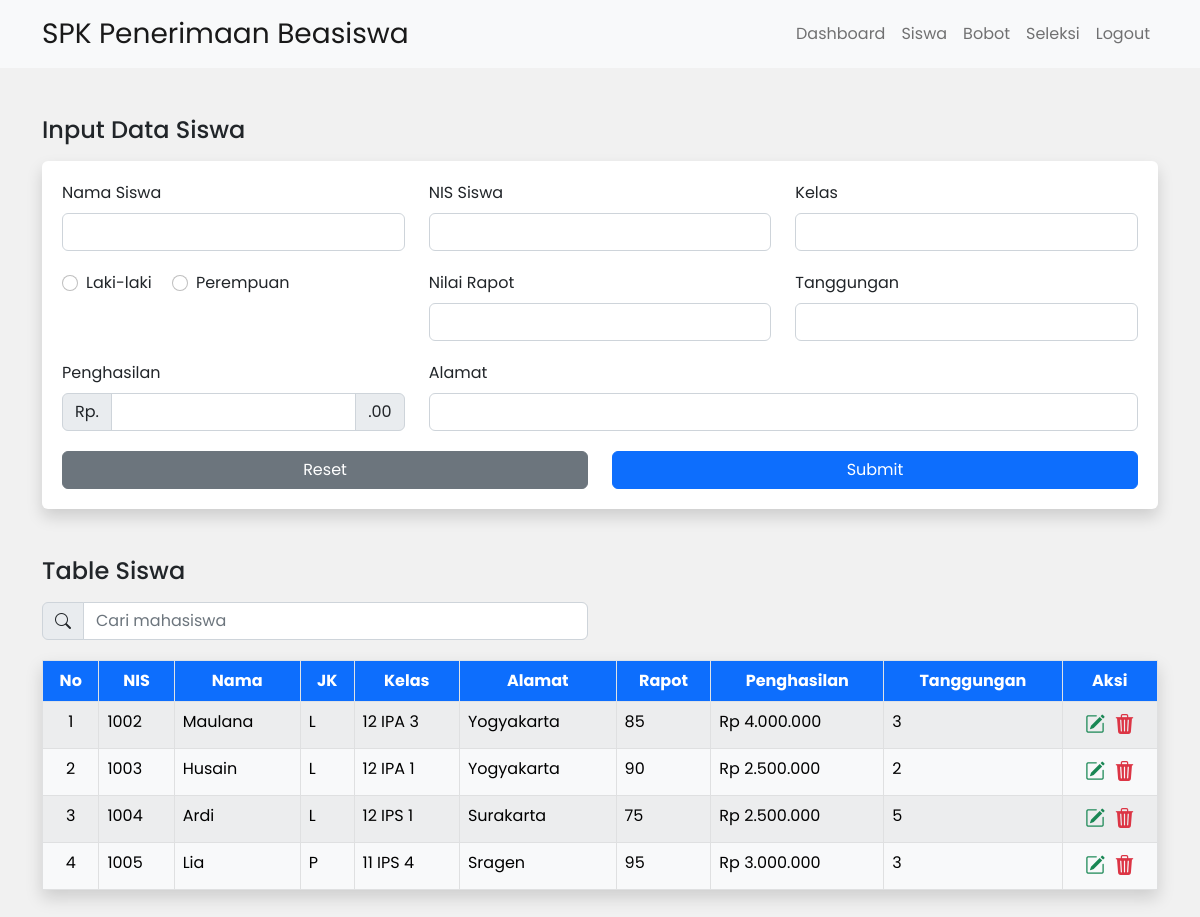
The app's page /siswa_page.php (signed in) with its own data.
### tables this page shows
CREATE TABLE `siswa` (
  `id` int(11) NOT NULL,
  `nama` varchar(50) NOT NULL,
  `nis` varchar(50) NOT NULL,
  `jk` enum('L','P') NOT NULL,
  `alamat` varchar(255) NOT NULL,
  `kelas` varchar(50) NOT NULL,
  `nilai_rapot` int(3) NOT NULL,
  `penghasilan` int(12) NOT NULL,
  `tanggungan` int(2) NOT NULL,
  `nilai_saw` double(5,4) NOT NULL
);

### src/koneksi.php (called while the page is built, shortened)
<?php
function rupiah($angka){
	$hasil_rupiah = "Rp " . number_format($angka,0,',','.');
	return $hasil_rupiah;
}
?>

### siswa_page.php (the view, shortened to what this page needs)
<?php
require "src/koneksi.php";
if(isset($_GET['keyword'])){
    $key = $_GET['keyword'];
    $tbl_siswa = mysqli_query($conn, "SELECT * FROM siswa WHERE
        nis         LIKE '%$key%' OR
        nama        LIKE '%$key%' OR
        jk          LIKE '%$key%' OR
        kelas       LIKE '%$key%' OR
        nilai_rapot LIKE '%$key%' OR
        penghasilan LIKE '%$key%' OR
        tanggungan  LIKE '%$key%'
    ");
} else {
    $tbl_siswa = mysqli_query($conn, "SELECT * FROM siswa ORDER BY id ASC");
}
?>
<!DOCTYPE html>
<html lang="en">
<head>
    <link rel="stylesheet" href="css/bootstrap.css">
    <link rel="stylesheet" href="css/style.css">
    <link rel="stylesheet" href="font/bootstrap-icons.css">
</head>
<body>
    <nav class="navbar navbar-expand-lg bg-light">
        <div class="container">
            <a class="navbar-brand fs-3" href="index.php">SPK Penerimaan Beasiswa</a>
            <div class="collapse navbar-collapse" id="navbarNav">
                <ul class="navbar-nav ms-auto">
                    <li class="nav-item">
                        <a class="nav-link" aria-current="page" href="index.php">Dashboard</a>
                    </li>
                    <li class="nav-item">
                        <a class="nav-link" href="siswa_page.php">Siswa</a>
                    </li>
                    <li class="nav-item">
                        <a href="bobot_page.php" class="nav-link">Bobot</a>
                    </li>
                    <li class="nav-item">
                        <a href="hitung_saw.php" class="nav-link">Seleksi</a>
                    </li>
                    <li class="nav-item">
                        <a href="src/logout.php" class="nav-link">Logout</a>
                    </li>
                </ul>
            </div>
        </div>
    </nav>
    <div class="container mt-5">
        <div class="row row-cols-1">
            <div class="col">
                <h4 class="mb-3">Input Data Siswa</h4>
                <form action="src/input_siswa.php" method="POST" class="form rounded shadow" id="form-siswa">
                    <div class="row row-cols-1 row-cols-md-3">
                        <div class="col-">
                            <label for="nama" class="form-label">Nama Siswa</label>
                            <input type="text" id="nama" name="nama" class="form-control">
                        </div>
                        <div class="col">
                            <label for="nis" class="form-label">NIS Siswa</label>
                            <input type="text" id="nis" name="nis" class="form-control">
                        </div>
                        <div class="col">
                            <label for="kelas" class="form-label">Kelas</label>
                            <input type="text" id="kelas" name="kelas" class="form-control">
                        </div>
                    </div>
                    <div class="row row-cols-3">
                        <div class="col">
                            <div class="form-check form-check-inline">
                                <input class="form-check-input" type="radio" name="jk" id="jk-l" value="L">
                                <label class="form-check-label" for="jk-l">
                                    Laki-laki
                                </label>
                            </div>
                            <div class="form-check form-check-inline">
                                <input class="form-check-input" type="radio" name="jk" id="jk-p" value="P">
                                <label class="form-check-label" for="jk-p">
                                    Perempuan
                                </label>
                            </div>
                        </div>
                        <div class="col">
                            <label for="nilai" class="form-label">Nilai Rapot</label>
                            <input type="number" id="nilai" name="nilai" class="form-control" step="1" max="100"
                                min="0">
                        </div>
                        <div class="col">
                            <label for="tanggungan" class="form-label">Tanggungan</label>
                            <input type="number" step="1" id="tanggungan" min="0" name="tanggungan"
                                class="form-control">
                        </div>
                    </div>
                    <div class="row">
                        <div class="col-12 col-lg-4">
                            <label for="penghasil" class="form-label">Penghasilan</label>
                            <div class="input-group">
                                <span class="input-group-text">Rp.</span>
                                <input type="number" name="penghasilan" id="penghasilan" class="form-control" min="0">
                                <span class="input-group-text">.00</span>
                            </div>
                        </div>
                        <div class="col-12 col-lg-8">
                            <label for="alamat" class="form-label">Alamat</label>
                            <input type="text" id="alamat" name="alamat" class="form-control">
                        </div>
                    </div>
                    <div class="row row-cols-2 mb-0">
                        <div class="col">
                            <button type="reset" class="btn btn-secondary w-100">Reset</button>
                        </div>
                        <div class="col">
                            <button type="submit" class="btn btn-primary w-100">Submit</button>
                        </div>
                    </div>
                </form>
            </div>
        </div>
    </div>
    <div id="table-siswa" class="container my-5">
        <h4 class="mb-3">Table Siswa</h4>
        <form action="siswa_page.php#table-siswa" method="GET" class="row">
            <div class="col-6">
                <div class="input-group">
                    <i class="input-group-text bi-search"></i>
                    <input type="text" name="keyword" class="form-control" placeholder="Cari mahasiswa">
                </div>
            </div>
        </form>
        <table class="table table-striped table-hover table-bordered shadow">
            <thead class="bg-primary text-white text-center">
                <th>No</th>
                <th>NIS</th>
                <th>Nama</th>
                <th>JK</th>
                <th>Kelas</th>
                <th>Alamat</th>
                <th>Rapot</th>
                <th>Penghasilan</th>
                <th>Tanggungan</th>
                <th>Aksi</th>
            </thead>
            <tbody class="table-light">
                <?php $i = 1; ?>
                <?php while($data = mysqli_fetch_assoc($tbl_siswa)): ?>
                <tr>
                    <td class="text-center"><?= $i++ ?></td>
                    <td><?= $data['nis'] ?></td>
                    <td><?= $data['nama'] ?></td>
                    <td><?= $data['jk'] ?></td>
                    <td><?= $data['kelas'] ?></td>
                    <td><?= $data['alamat'] ?></td>
                    <td><?= $data['nilai_rapot'] ?></td>
                    <td><?= rupiah($data['penghasilan']) ?></td>
                    <td><?= $data['tanggungan'] ?></td>
                    <td class="fs-5 text-center">
                        <a class="bi-pencil-square me-1 cursor-pointer text-success"
                            href="edit_siswa_page.php?id-siswa=<?= $data['id'] ?>"></a>
                        <a class="bi-trash3-fill cursor-pointer text-danger"
                            href="src/delete_siswa.php?id-siswa=<?= $data['id'] ?>"></a>
                    </td>
                </tr>
                <?php endwhile ?>
            </tbody>
        </table>
    </div>
</body>
</html>

### css/style.css (style rules this page uses)
html { scroll-behavior: smooth; }
body { font-family: 'Poppins', sans-serif; background-color: #f1f1f1; }
#form-siswa { background-color: white; padding: 20px; }
.cursor-pointer { cursor: pointer; }
.row { margin-bottom: 1.25rem; }

### records on screen
siswa: nis "1002", nama "Maulana", jk "L", kelas "12 IPA 3", alamat "Yogyakarta", nilai_rapot "85", penghasilan "Rp 4.000.000", tanggungan "3"
siswa: nis "1003", nama "Husain", jk "L", kelas "12 IPA 1", alamat "Yogyakarta", nilai_rapot "90", penghasilan "Rp 2.500.000", tanggungan "2"
siswa: nis "1004", nama "Ardi", jk "L", kelas "12 IPS 1", alamat "Surakarta", nilai_rapot "75", penghasilan "Rp 2.500.000", tanggungan "5"
siswa: nis "1005", nama "Lia", jk "P", kelas "11 IPS 4", alamat "Sragen", nilai_rapot "95", penghasilan "Rp 3.000.000", tanggungan "3"
